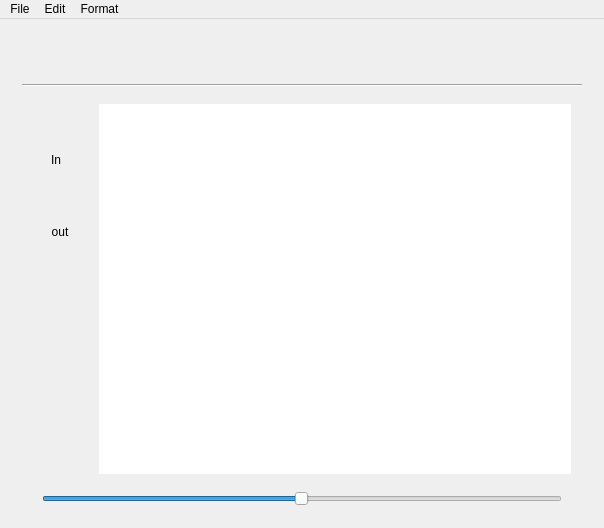
<?xml version="1.0" encoding="UTF-8"?>
<ui version="4.0">
 <class>MainWindow</class>
 <widget class="QMainWindow" name="MainWindow">
  <property name="geometry">
   <rect>
    <x>0</x>
    <y>0</y>
    <width>604</width>
    <height>528</height>
   </rect>
  </property>
  <property name="windowTitle">
   <string>MainWindow</string>
  </property>
  <widget class="QWidget" name="centralWidget">
   <layout class="QGridLayout" name="gridLayout">
    <item row="0" column="0">
     <widget class="QScrollArea" name="scrollArea">
      <property name="styleSheet">
       <string notr="true"/>
      </property>
      <property name="frameShape">
       <enum>QFrame::NoFrame</enum>
      </property>
      <property name="lineWidth">
       <number>0</number>
      </property>
      <property name="widgetResizable">
       <bool>true</bool>
      </property>
      <widget class="QWidget" name="scrollAreaWidgetContents">
       <property name="geometry">
        <rect>
         <x>0</x>
         <y>0</y>
         <width>586</width>
         <height>488</height>
        </rect>
       </property>
       <layout class="QGridLayout" name="gridLayout_3">
        <item row="0" column="0">
         <layout class="QHBoxLayout" name="horizontalLayout">
          <item>
           <widget class="QToolButton" name="OpenButton">
            <property name="text">
             <string/>
            </property>
            <property name="icon">
             <iconset resource="images.qrc">
              <normaloff>:/Images/003-folder-2.png</normaloff>:/Images/003-folder-2.png</iconset>
            </property>
            <property name="iconSize">
             <size>
              <width>30</width>
              <height>30</height>
             </size>
            </property>
            <property name="autoExclusive">
             <bool>false</bool>
            </property>
            <property name="autoRaise">
             <bool>true</bool>
            </property>
           </widget>
          </item>
          <item>
           <widget class="QToolButton" name="SaveButton">
            <property name="text">
             <string/>
            </property>
            <property name="icon">
             <iconset resource="images.qrc">
              <normaloff>:/Images/002-folder-3.png</normaloff>:/Images/002-folder-3.png</iconset>
            </property>
            <property name="iconSize">
             <size>
              <width>30</width>
              <height>30</height>
             </size>
            </property>
            <property name="autoRaise">
             <bool>true</bool>
            </property>
           </widget>
          </item>
          <item>
           <widget class="QToolButton" name="UndoButton">
            <property name="text">
             <string/>
            </property>
            <property name="icon">
             <iconset resource="images.qrc">
              <normaloff>:/Images/undo.png</normaloff>:/Images/undo.png</iconset>
            </property>
            <property name="iconSize">
             <size>
              <width>30</width>
              <height>30</height>
             </size>
            </property>
            <property name="autoRaise">
             <bool>true</bool>
            </property>
           </widget>
          </item>
          <item>
           <widget class="QToolButton" name="RedoButton">
            <property name="text">
             <string/>
            </property>
            <property name="icon">
             <iconset resource="images.qrc">
              <normaloff>:/Images/Redo.png</normaloff>:/Images/Redo.png</iconset>
            </property>
            <property name="iconSize">
             <size>
              <width>30</width>
              <height>30</height>
             </size>
            </property>
            <property name="autoRaise">
             <bool>true</bool>
            </property>
           </widget>
          </item>
          <item>
           <widget class="QToolButton" name="ResetButton">
            <property name="text">
             <string/>
            </property>
            <property name="icon">
             <iconset resource="images.qrc">
              <normaloff>:/Images/008-cross.png</normaloff>:/Images/008-cross.png</iconset>
            </property>
            <property name="iconSize">
             <size>
              <width>30</width>
              <height>30</height>
             </size>
            </property>
            <property name="autoRaise">
             <bool>true</bool>
            </property>
           </widget>
          </item>
         </layout>
        </item>
        <item row="1" column="0">
         <widget class="Line" name="line">
          <property name="orientation">
           <enum>Qt::Horizontal</enum>
          </property>
         </widget>
        </item>
        <item row="3" column="0">
         <layout class="QHBoxLayout" name="horizontalLayout_2">
          <property name="leftMargin">
           <number>20</number>
          </property>
          <property name="rightMargin">
           <number>20</number>
          </property>
          <item>
           <widget class="QSlider" name="horizontalSlider">
            <property name="maximum">
             <number>359</number>
            </property>
            <property name="singleStep">
             <number>1</number>
            </property>
            <property name="value">
             <number>179</number>
            </property>
            <property name="sliderPosition">
             <number>179</number>
            </property>
            <property name="orientation">
             <enum>Qt::Horizontal</enum>
            </property>
            <property name="invertedControls">
             <bool>true</bool>
            </property>
           </widget>
          </item>
         </layout>
        </item>
        <item row="2" column="0">
         <widget class="QFrame" name="frame">
          <property name="minimumSize">
           <size>
            <width>300</width>
            <height>300</height>
           </size>
          </property>
          <property name="frameShape">
           <enum>QFrame::NoFrame</enum>
          </property>
          <property name="frameShadow">
           <enum>QFrame::Raised</enum>
          </property>
          <property name="midLineWidth">
           <number>0</number>
          </property>
          <layout class="QHBoxLayout" name="horizontalLayout_5">
           <item>
            <widget class="QWidget" name="verticalWidget" native="true">
             <layout class="QVBoxLayout" name="verticalLayout_3">
              <property name="topMargin">
               <number>0</number>
              </property>
              <item>
               <widget class="QToolButton" name="ZoominButton">
                <property name="text">
                 <string>In</string>
                </property>
                <property name="icon">
                 <iconset resource="images.qrc">
                  <normaloff>:/Images/icons8-zoom-in.png</normaloff>:/Images/icons8-zoom-in.png</iconset>
                </property>
                <property name="iconSize">
                 <size>
                  <width>30</width>
                  <height>30</height>
                 </size>
                </property>
                <property name="autoRaise">
                 <bool>true</bool>
                </property>
               </widget>
              </item>
              <item>
               <widget class="QToolButton" name="toolButton_3">
                <property name="text">
                 <string>out</string>
                </property>
                <property name="icon">
                 <iconset resource="images.qrc">
                  <normaloff>:/Images/icons8-zoom-out.png</normaloff>:/Images/icons8-zoom-out.png</iconset>
                </property>
                <property name="iconSize">
                 <size>
                  <width>30</width>
                  <height>30</height>
                 </size>
                </property>
                <property name="autoRaise">
                 <bool>true</bool>
                </property>
               </widget>
              </item>
              <item>
               <widget class="QToolButton" name="SelectButton">
                <property name="text">
                 <string/>
                </property>
                <property name="icon">
                 <iconset resource="images.qrc">
                  <normaloff>:/Images/006-square.png</normaloff>:/Images/006-square.png</iconset>
                </property>
                <property name="iconSize">
                 <size>
                  <width>30</width>
                  <height>30</height>
                 </size>
                </property>
                <property name="autoRaise">
                 <bool>true</bool>
                </property>
               </widget>
              </item>
              <item>
               <widget class="QToolButton" name="CropButton">
                <property name="text">
                 <string/>
                </property>
                <property name="icon">
                 <iconset resource="images.qrc">
                  <normaloff>:/Images/003-crop.png</normaloff>:/Images/003-crop.png</iconset>
                </property>
                <property name="iconSize">
                 <size>
                  <width>30</width>
                  <height>30</height>
                 </size>
                </property>
                <property name="autoRaise">
                 <bool>true</bool>
                </property>
               </widget>
              </item>
             </layout>
            </widget>
           </item>
           <item>
            <widget class="QScrollArea" name="scrollArea_2">
             <property name="styleSheet">
              <string notr="true">background-color: white;</string>
             </property>
             <property name="frameShape">
              <enum>QFrame::NoFrame</enum>
             </property>
             <property name="widgetResizable">
              <bool>true</bool>
             </property>
             <widget class="QWidget" name="scrollAreaWidgetContents_2">
              <property name="geometry">
               <rect>
                <x>0</x>
                <y>0</y>
                <width>488</width>
                <height>375</height>
               </rect>
              </property>
              <layout class="QGridLayout" name="gridLayout_2">
               <item row="0" column="0">
                <layout class="QHBoxLayout" name="horizontalLayout_3">
                 <item>
                  <widget class="QLabel" name="imageLabel">
                   <property name="text">
                    <string/>
                   </property>
                  </widget>
                 </item>
                </layout>
               </item>
              </layout>
             </widget>
            </widget>
           </item>
          </layout>
         </widget>
        </item>
       </layout>
      </widget>
     </widget>
    </item>
   </layout>
  </widget>
  <widget class="QMenuBar" name="menuBar">
   <property name="geometry">
    <rect>
     <x>0</x>
     <y>0</y>
     <width>604</width>
     <height>22</height>
    </rect>
   </property>
   <property name="defaultUp">
    <bool>false</bool>
   </property>
   <property name="nativeMenuBar">
    <bool>false</bool>
   </property>
   <widget class="QMenu" name="menuFile">
    <property name="title">
     <string>File</string>
    </property>
    <addaction name="actionOpen"/>
    <addaction name="actionSave"/>
   </widget>
   <widget class="QMenu" name="menuEidt">
    <property name="tearOffEnabled">
     <bool>false</bool>
    </property>
    <property name="title">
     <string>Edit</string>
    </property>
    <addaction name="actionUndo"/>
    <addaction name="actionReset"/>
    <addaction name="actionSelect"/>
    <addaction name="actionRedo"/>
   </widget>
   <widget class="QMenu" name="menuFormat">
    <property name="tearOffEnabled">
     <bool>false</bool>
    </property>
    <property name="title">
     <string>Format</string>
    </property>
    <addaction name="actionCrop"/>
    <addaction name="actionRotate"/>
    <addaction name="actionRotate_90"/>
   </widget>
   <addaction name="menuFile"/>
   <addaction name="menuEidt"/>
   <addaction name="menuFormat"/>
  </widget>
  <action name="actionOpen">
   <property name="text">
    <string>Open</string>
   </property>
   <property name="shortcut">
    <string>Ctrl+N</string>
   </property>
  </action>
  <action name="actionSave">
   <property name="text">
    <string>Save</string>
   </property>
   <property name="shortcut">
    <string>Ctrl+S</string>
   </property>
  </action>
  <action name="actionUndo">
   <property name="text">
    <string>Undo</string>
   </property>
   <property name="shortcut">
    <string>Ctrl+Z</string>
   </property>
  </action>
  <action name="actionReset">
   <property name="text">
    <string>Reset</string>
   </property>
  </action>
  <action name="actionSelect">
   <property name="text">
    <string>Select</string>
   </property>
  </action>
  <action name="actionCrop">
   <property name="text">
    <string>Crop</string>
   </property>
  </action>
  <action name="actionRotate">
   <property name="text">
    <string>Rotate</string>
   </property>
  </action>
  <action name="actionRedo">
   <property name="text">
    <string>Redo</string>
   </property>
   <property name="shortcut">
    <string>Ctrl+Y</string>
   </property>
  </action>
  <action name="actionRotate_90">
   <property name="text">
    <string>Rotate 90</string>
   </property>
  </action>
 </widget>
 <layoutdefault spacing="6" margin="11"/>
 <resources>
  <include location="images.qrc"/>
 </resources>
 <connections/>
</ui>
